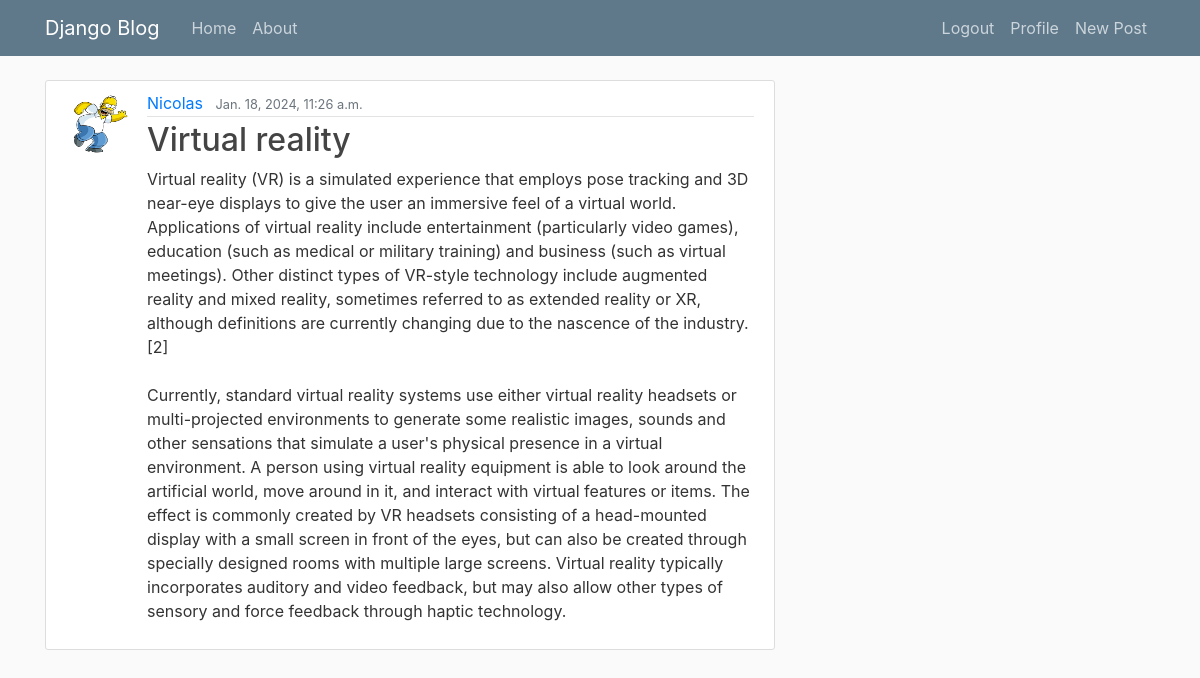
The app's page /post/10/ (signed in) with its own data.
### blog/models.py (models this page shows, shortened)
class Post(models.Model):
    title = models.CharField(max_length=100)
    content = models.TextField()
    date_posted = models.DateTimeField(default=timezone.now)
    author = models.ForeignKey(User, on_delete=models.CASCADE)

### users/models.py (models this page shows, shortened)
class Profile(models.Model):
    user = models.OneToOneField(User, on_delete=models.CASCADE)
    img = models.ImageField(default="default.png", upload_to="profile_pics")
    about = models.TextField(default="test about")

### blog/views.py (the view)
# urls.py: path("post/<int:pk>/", views.PostPage.as_view(), name="blog-post"),
class PostPage(LoginRequiredMixin, DetailView):
    model = Post
    template_name = "blog/post_page.html"
    def get(self,request, *args, **kwargs):
        pk = self.kwargs.get('pk')
        context = {
            "title":"Post page",
            "post":self.model.objects.get(pk=pk)
        }
        return render(request, self.template_name, context)

### blog/templates/blog/post_page.html (shortened to what this page needs)
{% extends "blog/base.html" %}
{% block content %}
    <article class="media content-section">
        <img class="rounded-circle article-img" src="{{ post.author.profile.img.url }}">
        <div class="media-body">
            <div class="article-metadata">
            <a class="mr-2" href="{% url 'blog-post-user' post.author.username %}">{{ post.author }}</a>
            <small class="text-muted">{{ post.date_posted }}</small>
            </div>
            <h2 class="article-title">{{ post.title }}</h2>
            <p class="article-content">{{ post.content }}</p>
        </div>
    </article>
{% endblock %}

### blog/static/blog/css/main.css (style rules this page uses)
body { background: #fafafa; color: #333333; margin-top: 5rem; }
h1, h2, h3, h4, h5, h6 { color: #444444; }
.content-section { background: #ffffff; padding: 10px 20px; border: 1px solid #dddddd; border-radius: 3px; margin-bottom: 20px; }
.article-title { color: #444444; }
.article-content { white-space: pre-line; }
.article-img { height: 65px; width: 65px; margin-right: 16px; }
.article-metadata { padding-bottom: 1px; margin-bottom: 4px; border-bottom: 1px solid #e3e3e3 }

### records on screen
Post: author.profile.img (picture), author "Nicolas", date_posted "Jan. 18, 2024, 11:26 a.m.", title "Virtual reality", content "Virtual reality (VR) is a simulated experience that employs pose tracking and 3D near-eye displays to give the user an immersive feel of a virtual world. Applications of virtual reality include entertainment (particularly video games), education (such as medical or military training) and business (such as virtual meetings). Other distinct types of VR-style technology include augmented reality and mixed reality, sometimes referred to as extended reality or XR, although definitions are currently changing due to the nascence of the industry.[2] Currently, standard virtual reality systems use either virtual reality headsets or multi-projected environments to generate some realistic images,…"
